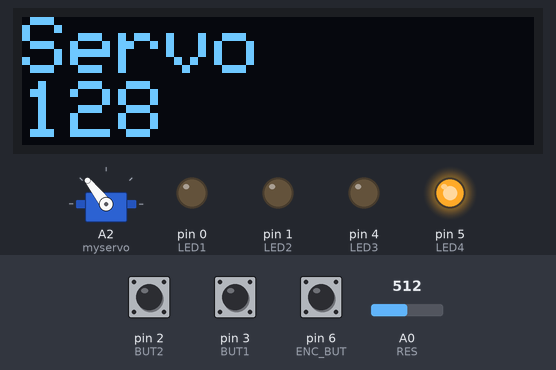
A sketch run on a simulated Arduino Uno, built with avr-gcc and run on an emulated ATmega328P. Shown: servo, 128×32 one-colour display, output pins drawn as LEDs (lit = HIGH). Inputs (shaded band) come from the test bench; at power-on: A0 (RES) = 512, pin 2 (BUT2) HIGH, pin 3 (BUT1) HIGH, pin 6 (ENC_BUT) HIGH.

Above: at 1.2 s.
1.3 s: A0 (RES) set to 530
At 2.5 s:
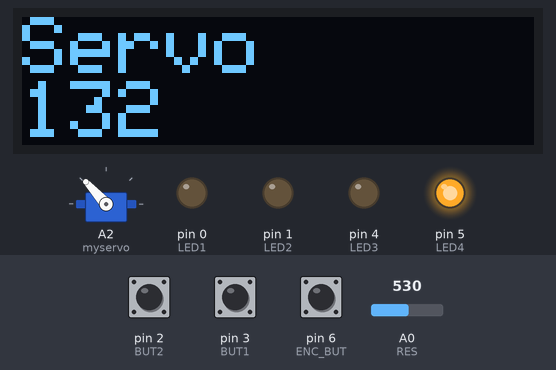
2.8 s: A0 (RES) set to 716
At 3.6 s:
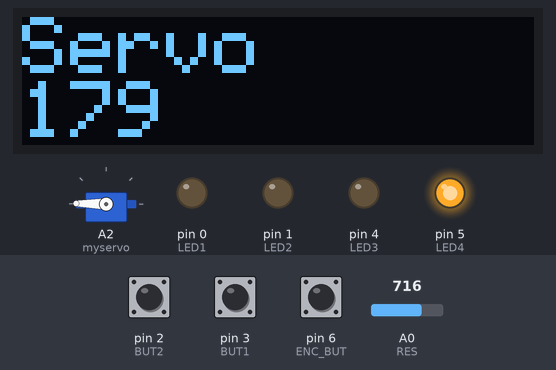
4.3 s: pin 2 (BUT2) pulled LOW for 0.15 s
At 4.39 s:
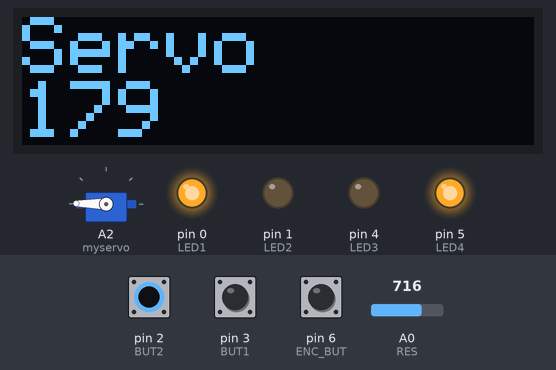
5.9 s: pin 3 (BUT1) pulled LOW for 0.15 s
At 5.99 s:
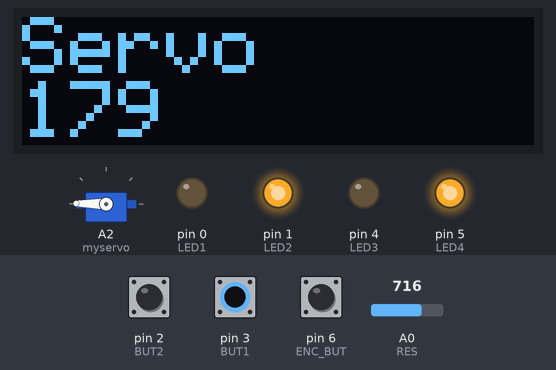
7.5 s: pin 6 (ENC_BUT) pulled LOW for 0.15 s
At 7.59 s:
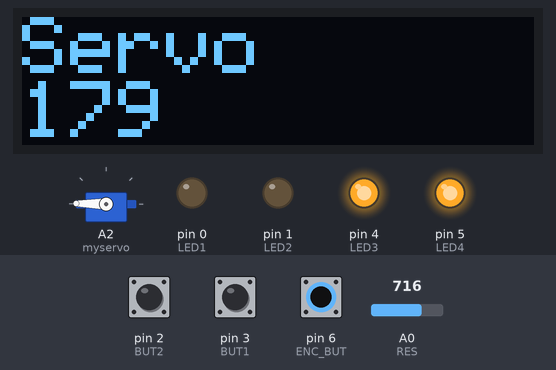
9.1 s: A0 (RES) set to 900
At 10.5 s:
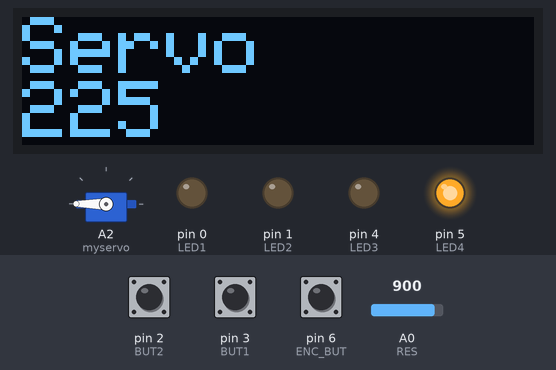
Timing chart, 0 to 11.6 s (numbered marks = the images above; inputs shaded):
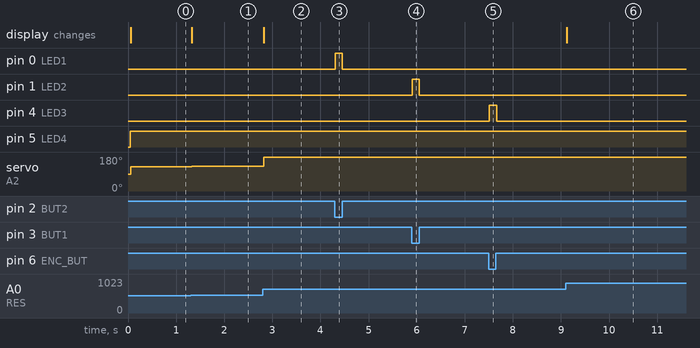

Measured:
- the behaviour switches between 515 and 516 on A0 (RES) (found by bisection; images 0 and 1)
- after the input at 1.3 s, servo on A2 (myservo): 128° → 132° at once; the display: changes at once (image 1)
- after the input at 2.8 s, servo on A2 (myservo): 132° → 179° at once; the display: changes at once (image 2)
- after the input at 4.3 s, pin 0 (LED1): LOW → HIGH at once, → LOW 0.15 s later
- after the input at 5.9 s, pin 1 (LED2): LOW → HIGH at once, → LOW 0.15 s later
- after the input at 7.5 s, pin 4 (LED3): LOW → HIGH at once, → LOW 0.15 s later
- after the input at 9.1 s, servo on A2 (myservo): 179° → 180° at once; the display: changes at once (image 6)

The sketch:

ARDUboard_demo.ino
```cpp
#include <Servo.h>
#include <SPI.h>
#include <Wire.h>
#include <Adafruit_GFX.h>
#include <Adafruit_SSD1306.h>

#define SCREEN_WIDTH 128
#define SCREEN_HEIGHT 32
#define OLED_RESET     4

Adafruit_SSD1306 display(SCREEN_WIDTH, SCREEN_HEIGHT, &Wire, OLED_RESET);

#define L1 10 // можно отключать на плате перемычкой
#define L2 9  // можно отключать на плате перемычкой
#define H1 13 // можно отключать или переназначить на плате перемычкой
#define H2 12 // можно отключать или переназначить на плате перемычкой

#define LED1 0
#define LED2 1
#define LED3 4
#define LED4 5

#define BUZ 5  // можно отключать на плате перемычкой

#define ENC_A 7
#define ENC_B 8
#define ENC_BUT 6

#define RES A0

#define BUT1 3
#define BUT2 2

int brightness = 255;
int fadeAmount = 5;
unsigned char cnt;

unsigned long currentTime;
unsigned long loopTime;
unsigned char edge;


Servo myservo;

void setup()
{
  pinMode(LED1, OUTPUT);
  pinMode(LED2, OUTPUT);
  pinMode(LED3, OUTPUT);
  //pinMode(LED4, OUTPUT);

  myservo.attach(A2);
  display.begin(SSD1306_SWITCHCAPVCC, 0x3C);
  display.clearDisplay();
  display.setTextSize(2); // Draw 2X-scale text
  display.setTextColor(SSD1306_WHITE);
  display.display();


}

void loop()
{

 unsigned int analog_mem = analogRead(RES)/4;

    digitalWrite(LED1, !digitalRead(BUT2));
    digitalWrite(LED2, !digitalRead(BUT1));
    digitalWrite(LED3, !digitalRead(ENC_BUT));
    analogWrite(LED4, brightness);

    myservo.write(analog_mem);

    display.clearDisplay();
    display.setCursor(0, 0);
    display.print("Servo     ");
    display.print(analog_mem, DEC);
    display.display();


}
```
